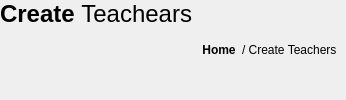
                   <widget class="QFrame" name="frame_73">
                    <property name="frameShape">
                     <enum>QFrame::Shape::NoFrame</enum>
                    </property>
                    <property name="frameShadow">
                     <enum>QFrame::Shadow::Raised</enum>
                    </property>
                    <layout class="QHBoxLayout" name="horizontalLayout_36">
                     <property name="spacing">
                      <number>0</number>
                     </property>
                     <property name="leftMargin">
                      <number>0</number>
                     </property>
                     <property name="topMargin">
                      <number>0</number>
                     </property>
                     <property name="rightMargin">
                      <number>0</number>
                     </property>
                     <property name="bottomMargin">
                      <number>0</number>
                     </property>
                     <item>
                      <widget class="QFrame" name="frame_74">
                       <property name="frameShape">
                        <enum>QFrame::Shape::NoFrame</enum>
                       </property>
                       <property name="frameShadow">
                        <enum>QFrame::Shadow::Raised</enum>
                       </property>
                       <layout class="QVBoxLayout" name="verticalLayout_45">
                        <property name="spacing">
                         <number>0</number>
                        </property>
                        <property name="leftMargin">
                         <number>0</number>
                        </property>
                        <property name="topMargin">
                         <number>0</number>
                        </property>
                        <property name="rightMargin">
                         <number>0</number>
                        </property>
                        <property name="bottomMargin">
                         <number>0</number>
                        </property>
                        <item alignment="Qt::AlignmentFlag::AlignLeft|Qt::AlignmentFlag::AlignTop">
                         <widget class="QLabel" name="label_68">
                          <property name="text">
                           <string>&lt;html&gt;&lt;head/&gt;&lt;body&gt;&lt;p&gt;&lt;span style=&quot; font-size:18pt; font-weight:600;&quot;&gt;Create &lt;/span&gt;&lt;span style=&quot; font-size:18pt;&quot;&gt;Teachears&lt;/span&gt;&lt;/p&gt;&lt;/body&gt;&lt;/html&gt;</string>
                          </property>
                         </widget>
                        </item>
                       </layout>
                      </widget>
                     </item>
                     <item>
                      <widget class="QFrame" name="frame_75">
                       <property name="sizePolicy">
                        <sizepolicy hsizetype="Expanding" vsizetype="Preferred">
                         <horstretch>0</horstretch>
                         <verstretch>0</verstretch>
                        </sizepolicy>
                       </property>
                       <property name="frameShape">
                        <enum>QFrame::Shape::NoFrame</enum>
                       </property>
                       <property name="frameShadow">
                        <enum>QFrame::Shadow::Raised</enum>
                       </property>
                      </widget>
                     </item>
                     <item>
                      <widget class="QFrame" name="frame_76">
                       <property name="frameShape">
                        <enum>QFrame::Shape::NoFrame</enum>
                       </property>
                       <property name="frameShadow">
                        <enum>QFrame::Shadow::Raised</enum>
                       </property>
                       <layout class="QHBoxLayout" name="horizontalLayout_37">
                        <item>
                         <widget class="QPushButton" name="goHome_button_4">
                          <property name="font">
                           <font>
                            <bold>true</bold>
                           </font>
                          </property>
                          <property name="styleSheet">
                           <string notr="true">border:none;
background-color:none;</string>
                          </property>
                          <property name="text">
                           <string>Home</string>
                          </property>
                         </widget>
                        </item>
                        <item>
                         <widget class="QLabel" name="label_69">
                          <property name="text">
                           <string>&lt;html&gt;&lt;head/&gt;&lt;body&gt;&lt;p&gt;/ Create Teachers&lt;/p&gt;&lt;/body&gt;&lt;/html&gt;</string>
                          </property>
                         </widget>
                        </item>
                       </layout>
                      </widget>
                     </item>
                    </layout>
                   </widget>
